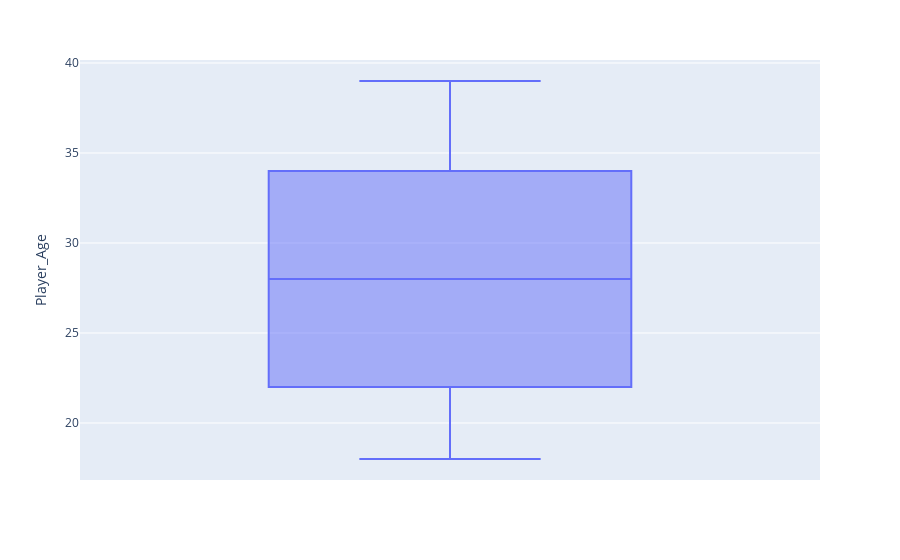

Notebook source saved alongside this figure:
### Code cell
fig = px.box(df, y='Player_Age')
fig.show()

### Figure 1 — Plotly figure (JSON) as saved in the notebook; plotly's stock layout.template omitted (floating-point values rounded to 4 significant figures; data arrays with more than 128 entries replaced by an {"elided": "..."} marker saying what was removed)
{"data": [{"alignmentgroup": "True", "hovertemplate": "Player_Age=%{y}<extra></extra>", "legendgroup": "", "marker": {"color": "#636efa"}, "name": "", "notched": false, "offsetgroup": "", "orientation": "v", "showlegend": false, "type": "box", "x0": " ", "xaxis": "x", "y": {"elided": "1000 int values"}, "y0": " ", "yaxis": "y"}], "layout": {"boxmode": "group", "legend": {"tracegroupgap": 0}, "margin": {"t": 60}, "xaxis": {"anchor": "y", "domain": [0, 1]}, "yaxis": {"anchor": "x", "domain": [0, 1], "title": {"text": "Player_Age"}}}}
